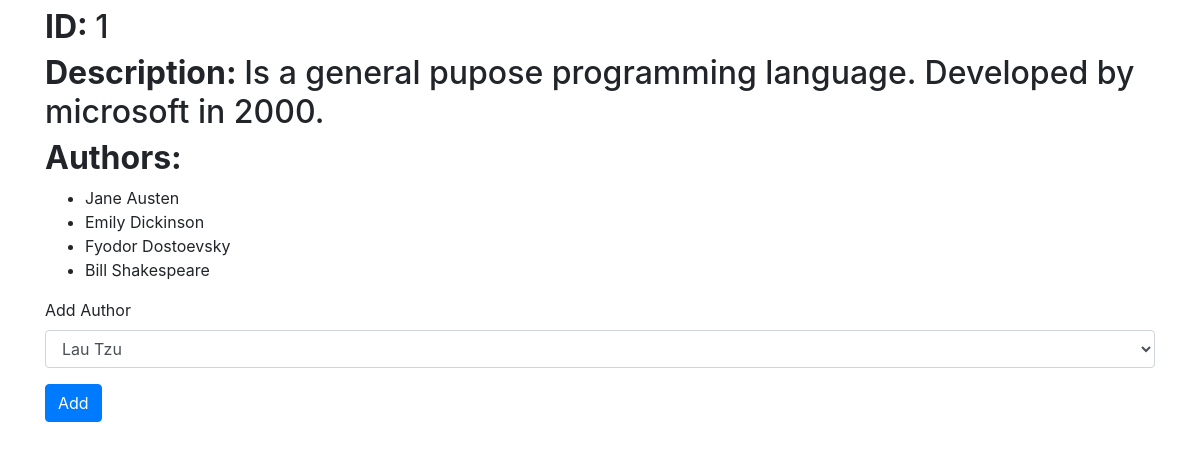
Page /add-book/1 on the committed database.
### books_authors_app/models.py (models this page shows, shortened)
class Book(models.Model):
     title = models.CharField(max_length=255)
     desc = models.TextField(default="")
     created_at = models.DateTimeField(auto_now_add=True)
     updated_at = models.DateTimeField(auto_now=True)

class Author (models.Model):
     first_name = models.CharField(max_length=45)
     last_name = models.CharField(max_length=45)
     books = models.ManyToManyField(Book, related_name = 'authors')
     created_at = models.DateTimeField(auto_now_add=True)
     updated_at = models.DateTimeField(auto_now=True)
     notes = models.TextField(default="")

### books_authors_app/views.py (the view)
# urls.py: path('add-book/<int:book_id>', views.display_book),
def display_book(request, book_id):
     books = Book.objects.get(id=book_id)
     context = {
          "books": books,
          "authors": Author.objects.exclude(books__id= book_id)
     }
     return render(request, 'book_list.html', context)

### books_authors_app/templates/book_list.html (shortened to what this page needs)
<!DOCTYPE html>
<html lang="en">
<head>
     <link href="https://stackpath.bootstrapcdn.com/bootstrap/4.5.0/css/bootstrap.min.css" rel="stylesheet">
     {% load static %}
     <link rel="stylesheet" href="{% static 'style.css'%}">
</head>
<body>
     <div class="container">
          <h2><b>ID: </b>  {{ books.id }}</h2>
          <h2><b>Description: </b>  {{ books.desc }} </h2>
          <h2><b>Authors: </b></h2>
          <ul>
               {% for author in books.authors.all %}
               <li>{{ author.first_name }} {{ author.last_name }}</li>
               {% endfor %}
          </ul>
          {% if authors %}
          <form action="/assign-author/{{ book.id }}/assign" method="post">
               <div class="form-group">
                    <label for="author_id">Add Author</label>
                    <select name="author_id" id="author_id" class="form-control">
                         {% for author in authors %}
                         <option value="{{ author.id }}">{{ author.first_name }} {{ author.last_name }}</option>
                         {% endfor %}
                    </select>
               </div>
               <button class="btn btn-primary">Add </button>
          </form>
          {% endif %}
     </div>
</body>
</html>

### rows in the picture
Book: id "1", desc "Is a general pupose programming language. Developed by microsoft in 2000."
Author: first_name "Jane", last_name "Austen"
Author: first_name "Emily", last_name "Dickinson"
Author: first_name "Fyodor", last_name "Dostoevsky"
Author: first_name "Bill", last_name "Shakespeare"

### other values in the picture
form field author_id "Lau Tzu"
